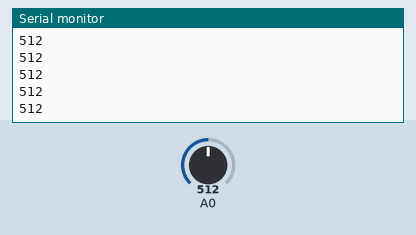
This sketch was run on a simulated Arduino Uno, built with avr-gcc and run on an emulated ATmega328P. On the bench: the last lines printed to the serial monitor. Inputs (shaded band) come from the test bench; at power-on: A0 = 512.

Above: at 1.2 s.
1.3 s: A0 set to 716
At 1.9 s:
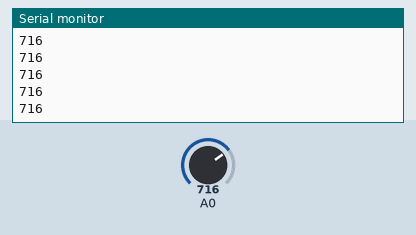
2.8 s: A0 set to 900
At 3.7 s:
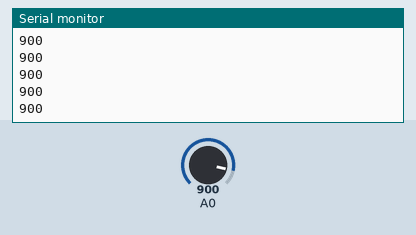
Timing chart, 0 to 5.8 s (numbered marks = the images above; inputs shaded):
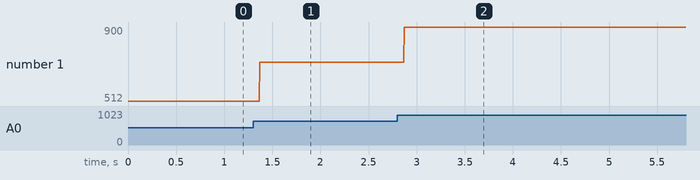

The sketch:

test_potensiometer.ino
```cpp
void setup(){
  Serial.begin(9600);
}
void loop(){
  int potVal = analogRead(A0);
  Serial.println(potVal);
  delay(1);
}
```

Measured:
- after the input at 1.3 s, the serial monitor: prints a new line after 0.07 s (image 1)
- after the input at 2.8 s, the serial monitor: prints a new line after 0.07 s (image 2)
- plotted number 1: 512 → 716 after the input at 1.3 s, 716 → 900 after the input at 2.8 s
